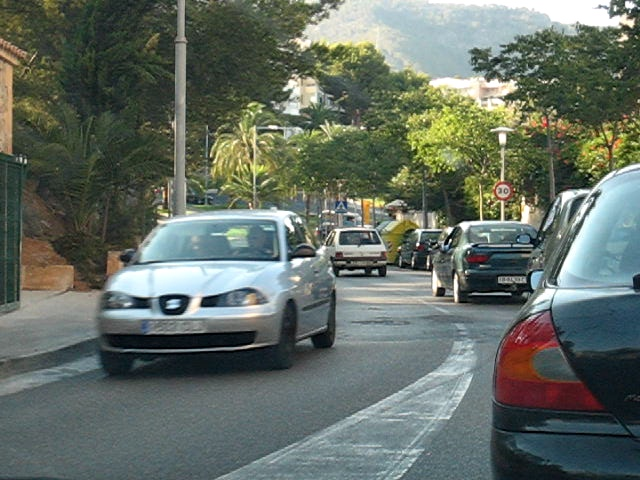
#> input picture lib/pyflow/examples/car1.jpg, 640 x 480 px
$ python -i MR.py   (imports and definitions only)   (older library calls are emulated)
#> lines starting #> are read from the running program, lines starting #| are printed output that depends on the picture; after the words box and inside, x2 and y2 are one past the last pixel; in counts of white or black regions, pixels touching at a corner belong together
####################################################################
## Author:
##       Xiang Ruan
##       httpr://ruanxiang.net
##       ruanxiang@gmail.com
## License:
##       GPL 2.0
##       NOTE: the algorithm itself is patented by OMRON, co, Japan
##             my employer, so please do not use the algorithm in
##             any commerical product
## Version:
##       1.0
##
## ----------------------------------------------------------------
## A python implementation of manifold ranking saliency
## Usage:
##      import MR
##      import matplotlib.pyplot as plt
##      mr = MR.MR_saliency()
##      sal = mr.saliency(img)
##      plt.imshow(sal)
##      plt.show()
##
## Check paper.pdf for algorithm details
## I leave all th parameters open to maniplating, however, you don't
## have to do it, default values work pretty well, unless you really
## know what you want to do to modify the parameters


import scipy as sp
import numpy as np
import cv2
from skimage.segmentation import slic
from skimage.segmentation import mark_boundaries
from skimage.data import camera
from scipy.linalg import inv
import matplotlib.pyplot as plt

cv_ver = int(cv2.__version__.split('.')[0])
_cv2_LOAD_IMAGE_COLOR = cv2.IMREAD_COLOR if cv_ver >= 3 else cv2.CV_LOAD_IMAGE_COLOR

class MR_saliency(object):
    """Python implementation of manifold ranking saliency"""
    weight_parameters = {'alpha':0.99,
                         'delta':0.1}
    superpixel_parameters = {'segs':200,
                             'compactness':10,
                             'max_iter':10,
                             'sigma':1,
                             'spacing':None,
                             'multichannel':True,
                             'convert2lab':None,
                             'enforce_connectivity':False,
                             'min_size_factor':0.5,
                             'max_size_factor':3,
                             'slic_zero':False}
    binary_thre = None

    def __init__(self, alpha = 0.99, delta = 0.1,
                 segs = 200, compactness = 10,
                 max_iter = 10, sigma = 1,
                 spacing = None, multichannel = True,
                 convert2lab = None, enforce_connectivity = False,
                 min_size_factor = 0.5, max_size_factor = 3,
                 slic_zero = False):
        self.weight_parameters['alpha'] = alpha
        self.weight_parameters['delta'] = delta
        self.superpixel_parameters['segs'] = segs
        self.superpixel_parameters['compactness'] = compactness
        self.superpixel_parameters['max_iter'] = max_iter
        self.superpixel_parameters['sigma'] = sigma
        self.superpixel_parameters['spacing'] = spacing
        self.superpixel_parameters['multichannel'] = multichannel
        self.superpixel_parameters['convert2lab'] = convert2lab
        self.superpixel_parameters['enforce_connectivity'] = enforce_connectivity
        self.superpixel_parameters['min_size_factor'] = min_size_factor
        self.superpixel_parameters['max_size_factor'] = max_size_factor
        self.superpixel_parameters['slic_zero'] = slic_zero

    def saliency(self,img):
        # read image
        img = self.__MR_readimg(img)
        # superpixel
        labels = self.__MR_superpixel(img)
        # affinity matrix
        aff = self.__MR_affinity_matrix(img,labels)
        # first round
        first_sal = self.__MR_first_stage_saliency(aff,labels)
        # second round
        fin_sal = self.__MR_final_saliency(first_sal, labels,aff)
        return self.__MR_fill_superpixel_with_saliency(labels,fin_sal)


    def __MR_superpixel(self,img):
        return slic(img,self.superpixel_parameters['segs'],
                    self.superpixel_parameters['compactness'],
                    self.superpixel_parameters['max_iter'],
                    self.superpixel_parameters['sigma'],
                    self.superpixel_parameters['spacing'],
                    self.superpixel_parameters['multichannel'],
                    self.superpixel_parameters['convert2lab'],
                    self.superpixel_parameters['enforce_connectivity'],
                    self.superpixel_parameters['min_size_factor'],
                    self.superpixel_parameters['max_size_factor'],
                    self.superpixel_parameters['slic_zero'])

    def __MR_superpixel_mean_vector(self,img,labels):
        s = sp.amax(labels)+1
        vec = sp.zeros((s,3)).astype(float)
        for i in range(s):
            mask = labels == i
            super_v = img[mask].astype(float)
            mean = sp.mean(super_v,0)
            vec[i] = mean
        return vec

    def __MR_affinity_matrix(self,img,labels):
        W,D = self.__MR_W_D_matrix(img,labels)
        aff = inv(D-self.weight_parameters['alpha']*W)
        aff[sp.eye(sp.amax(labels)+1).astype(bool)] = 0.0 # diagonal elements to 0
        return aff

    def __MR_saliency(self,aff,indictor):
        return sp.dot(aff,indictor)

    def __MR_W_D_matrix(self,img,labels):
        s = sp.amax(labels)+1
        vect = self.__MR_superpixel_mean_vector(img,labels)

        adj = self.__MR_get_adj_loop(labels)

        W = sp.spatial.distance.squareform(sp.spatial.distance.pdist(vect))

        W = sp.exp(-1*W / self.weight_parameters['delta'])
        W[adj.astype(np.bool)] = 0


        D = sp.zeros((s,s)).astype(float)
        for i in range(s):
            D[i, i] = sp.sum(W[i])

        return W,D

    def __MR_boundary_indictor(self,labels):
        s = sp.amax(labels)+1
        up_indictor = (sp.zeros((s,1))).astype(float)
        right_indictor = (sp.zeros((s,1))).astype(float)
        low_indictor = (sp.zeros((s,1))).astype(float)
        left_indictor = (sp.zeros((s,1))).astype(float)

        upper_ids = sp.unique(labels[0,:]).astype(int)
        right_ids = sp.unique(labels[:,labels.shape[1]-1]).astype(int)
        low_ids = sp.unique(labels[labels.shape[0]-1,:]).astype(int)
        left_ids = sp.unique(labels[:,0]).astype(int)

        up_indictor[upper_ids] = 1.0
        right_indictor[right_ids] = 1.0
        low_indictor[low_ids] = 1.0
        left_indictor[left_ids] = 1.0

        return up_indictor,right_indictor,low_indictor,left_indictor

    def __MR_second_stage_indictor(self,saliency_img_mask,labels):
        s = sp.amax(labels)+1
        # get ids from labels image
        ids = sp.unique(labels[saliency_img_mask]).astype(int)
        # indictor
        indictor = sp.zeros((s,1)).astype(float)
        indictor[ids] = 1.0
        return indictor

    def __MR_get_adj_loop(self, labels):
        s = sp.amax(labels) + 1
        adj = np.ones((s, s), np.bool)

        for i in range(labels.shape[0] - 1):
            for j in range(labels.shape[1] - 1):
                if labels[i, j] != labels[i+1, j]:
                    adj[labels[i, j],       labels[i+1, j]]              = False
                    adj[labels[i+1, j],   labels[i, j]]                  = False
                if labels[i, j] != labels[i, j + 1]:
                    adj[labels[i, j],       labels[i, j+1]]              = False
                    adj[labels[i, j+1],   labels[i, j]]                  = False
                if labels[i, j] != labels[i + 1, j + 1]:
                    adj[labels[i, j]        ,  labels[i+1, j+1]]       = False
                    adj[labels[i+1, j+1],  labels[i, j]]               = False
                if labels[i + 1, j] != labels[i, j + 1]:
                    adj[labels[i+1, j],   labels[i, j+1]]              = False
                    adj[labels[i, j+1],   labels[i+1, j]]              = False

        upper_ids = sp.unique(labels[0,:]).astype(int)
        right_ids = sp.unique(labels[:,labels.shape[1]-1]).astype(int)
        low_ids = sp.unique(labels[labels.shape[0]-1,:]).astype(int)
        left_ids = sp.unique(labels[:,0]).astype(int)

        bd = np.append(upper_ids, right_ids)
        bd = np.append(bd, low_ids)
        bd = sp.unique(np.append(bd, left_ids))

        for i in range(len(bd)):
            for j in range(i + 1, len(bd)):
                adj[bd[i], bd[j]] = False
                adj[bd[j], bd[i]] = False

        return adj

    def __MR_fill_superpixel_with_saliency(self,labels,saliency_score):
        sa_img = labels.copy().astype(float)
        for i in range(sp.amax(labels)+1):
            mask = labels == i
            sa_img[mask] = saliency_score[i]
        return cv2.normalize(sa_img,None,0,255,cv2.NORM_MINMAX)

    def __MR_first_stage_saliency(self,aff,labels):
        up,right,low,left = self.__MR_boundary_indictor(labels)
        up_sal = 1- self.__MR_saliency(aff,up)
        up_img = self.__MR_fill_superpixel_with_saliency(labels,up_sal)

        right_sal = 1-self.__MR_saliency(aff,right)
        right_img = self.__MR_fill_superpixel_with_saliency(labels,right_sal)

        low_sal = 1-self.__MR_saliency(aff,low)
        low_img = self.__MR_fill_superpixel_with_saliency(labels,low_sal)

        left_sal = 1-self.__MR_saliency(aff,left)
        left_img = self.__MR_fill_superpixel_with_saliency(labels,left_sal)

        return 1- up_img*right_img*low_img*left_img


    def __MR_final_saliency(self,integrated_sal, labels, aff):
        # get binary image
        if self.binary_thre == None:
            thre = sp.median(integrated_sal.astype(float))

        mask = integrated_sal > thre
        # get indicator
        ind = self.__MR_second_stage_indictor(mask,labels)

        return self.__MR_saliency(aff,ind)

    # read image
    def __MR_readimg(self,img):
        if isinstance(img,str): # a image path
            img = cv2.imread(img, _cv2_LOAD_IMAGE_COLOR)
        img = cv2.cvtColor(img,cv2.COLOR_RGB2LAB).astype(float)/255
        h = 100
        w = int(float(h)/float(img.shape[0])*float(img.shape[1]))
        return cv2.resize(img,(w,h))


class MR_debuger(MR_saliency):
    # [132 lines left out: functions MR_showsuperpixel, MR_boudnary_extraction, MR_boundary_saliency, not called in this run]

>>> import cv2
>>> picture = cv2.cvtColor(cv2.imread('../../pyflow/examples/car1.jpg'), cv2.COLOR_BGR2RGB)
>>> result = MR_saliency().saliency(picture)
#> in __MR_superpixel, `return slic(img,self.superpixel_parameters['segs'], self.superpixel_pa..`:
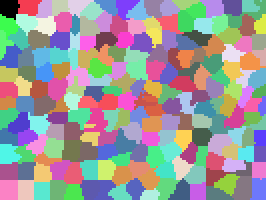
#> returned value: shape (100, 133) int64 (shown 2 times larger); 204 distinct labels, from 0 to 203; one colour per label, 0 black
#> in __MR_W_D_matrix, `s = sp.amax(labels)+1`: s = 204
#> the loop in __MR_superpixel_mean_vector, `for i in range(s):` made 204 passes
#> mean on passes 1 to 3: [0.298, 0.479, 0.556], [0.263, 0.474, 0.539], [0.191, 0.48, 0.51]
#> pass 1, in __MR_superpixel_mean_vector, `mask = labels == i`:
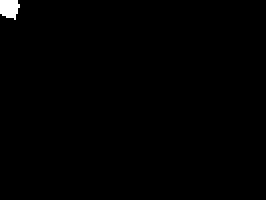
#> mask: shape (100, 133) bool (shown 2 times larger); 0.59% white; 1 white region, box (x1, y1, x2, y2) and area: (0, 0, 10, 10) 78
#> after the loop in __MR_superpixel_mean_vector, `for i in range(s):`: vec = 204 rows, first 8: [0.298, 0.479, 0.556], [0.263, 0.474, 0.539], [0.191, 0.48, 0.51], [0.24, 0.481, 0.518], [0.357, 0.481, 0.532], [0.267, 0.476, 0.531], [0.381, 0.472, 0.539], [0.523, 0.479, 0.549]
#> in __MR_W_D_matrix, `vect = self.__MR_superpixel_mean_vector(img,labels)`: vect has the same summary as vec in __MR_superpixel_mean_vector
#> in __MR_get_adj_loop, `s = sp.amax(labels) + 1`: s = 204
#> after the loop in __MR_get_adj_loop, `for i in range(labels.shape[0] - 1):`: adj: shape (204, 204) bool; 97.2% white; black in thin lines or dots
#> in __MR_get_adj_loop, `upper_ids = sp.unique(labels[0,:]).astype(int)`: upper_ids = [0, 1, 2, 3, 4, 6, 7, 8, 9, 10, 11, 13, 14, 15, 16]
#> in __MR_get_adj_loop, `right_ids = sp.unique(labels[:,labels.shape[1]-1]).astype(int)`: right_ids = [16, 33, 50, 66, 67, 84, 101, 118, 135, 152, 169, 186, 203]
#> in __MR_get_adj_loop, `low_ids = sp.unique(labels[labels.shape[0]-1,:]).astype(int)`: low_ids = [187, 188, 189, 190, 191, 192, 193, 194, 195, 196, 197, 198, 199, 200, 202, 203]
#> in __MR_get_adj_loop, `left_ids = sp.unique(labels[:,0]).astype(int)`: left_ids = [0, 17, 34, 51, 68, 85, 102, 119, 136, 153, 170, 187]
#> in __MR_get_adj_loop, `bd = np.append(upper_ids, right_ids)`: bd = 28 values from 0 to 203
#> in __MR_get_adj_loop, `bd = np.append(bd, low_ids)`: bd = 44 values, max 203 at index 27, min 0 at index 0, mean 104.8
#> in __MR_get_adj_loop, `bd = sp.unique(np.append(bd, left_ids))`: bd = 52 values from 0 to 203
#> the loop in __MR_get_adj_loop, `for i in range(len(bd)):` made 52 passes
#> after the loop in __MR_get_adj_loop, `for i in range(len(bd)):`:
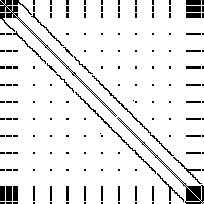
#> adj: shape (204, 204) bool; 91.1% white; 170 black regions (134 under 20 px), largest, box (x1, y1, x2, y2) and area: (117, 117, 204, 204) 424, (0, 0, 117, 117) 404, (92, 75, 174, 156) 178
#> in __MR_W_D_matrix, `D = sp.zeros((s,s)).astype(float)`: D: shape (204, 204) float64; every value is 0
#> after the loop in __MR_W_D_matrix, `for i in range(s):`: D: shape (204, 204) float64; min 0, max 19.11, mean 0.0229
#> in __MR_affinity_matrix, `aff[sp.eye(sp.amax(labels)+1).astype(bool)] = 0.0`:
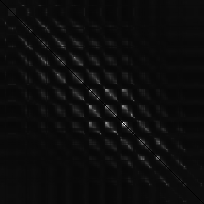
#> aff: shape (204, 204) float64; min 0, max 2.22, mean 0.115; drawn with min black and max white
#> in __MR_boundary_indictor, `s = sp.amax(labels)+1`: s = 204
#> in __MR_boundary_indictor, `up_indictor = (sp.zeros((s,1))).astype(float)`: up_indictor = 204 values from 0 to 0
#> in __MR_first_stage_saliency, `up,right,low,left = self.__MR_boundary_indictor(labels)`: up = 204 values, max 1 at index 0, min 0 at index 5, mean 0.0735; right = 204 values, max 1 at index 16, min 0 at index 0, mean 0.0637; low = 204 values, max 1 at index 187, min 0 at index 0, mean 0.0784; left = 204 values, max 1 at index 0, min 0 at index 1, mean 0.0588
#> in __MR_first_stage_saliency, `up_sal = 1- self.__MR_saliency(aff,up)`: up_sal = 204 values, max -0.044 at index 123, min -1.33 at index 12, mean -0.451
#> in __MR_first_stage_saliency, `right_sal = 1-self.__MR_saliency(aff,right)`: right_sal = 204 values, max 0.0974 at index 107, min -0.557 at index 168, mean -0.24
#> in __MR_first_stage_saliency, `low_sal = 1-self.__MR_saliency(aff,low)`: low_sal = 204 values, max -0.123 at index 107, min -0.816 at index 201, mean -0.515
#> after the loop in __MR_fill_superpixel_with_saliency (call 3), `for i in range(sp.amax(labels)+1):`:
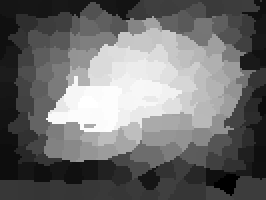
#> sa_img: shape (100, 133) float64 (shown 2 times larger); min -0.816, max -0.123, mean -0.518; drawn with min black and max white
#> in __MR_first_stage_saliency, `left_sal = 1-self.__MR_saliency(aff,left)`: left_sal = 204 values, max 0.152 at index 108, min -0.338 at index 1, mean -0.134
#> in __MR_final_saliency, `thre = sp.median(integrated_sal.astype(float))`: thre = -105733702.2
#> in __MR_final_saliency, `mask = integrated_sal > thre`:
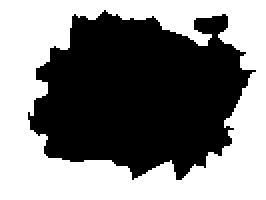
#> mask: shape (100, 133) bool (shown 2 times larger); 50% white; 1 white region, box (x1, y1, x2, y2) and area: (0, 0, 133, 100) 6650
#> in __MR_second_stage_indictor, `s = sp.amax(labels)+1`: s = 204
#> in __MR_second_stage_indictor, `ids = sp.unique(labels[saliency_img_mask]).astype(int)`: ids = 101 values from 0 to 203
#> in __MR_second_stage_indictor, `indictor = sp.zeros((s,1)).astype(float)`: indictor = 204 values from 0 to 0
#> in __MR_final_saliency, `ind = self.__MR_second_stage_indictor(mask,labels)`: ind = 204 values, max 1 at index 0, min 0 at index 21, mean 0.495
#> in saliency, `fin_sal = self.__MR_final_saliency(first_sal, labels,aff)`: fin_sal = 204 values, max 11.84 at index 133, min 7.52 at index 108, mean 9.9
#> after the loop in __MR_fill_superpixel_with_saliency (call 5), `for i in range(sp.amax(labels)+1):`:
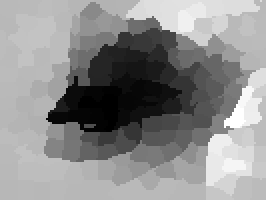
#> sa_img: shape (100, 133) float64 (shown 2 times larger); min 7.52, max 11.84, mean 9.92; drawn with min black and max white
